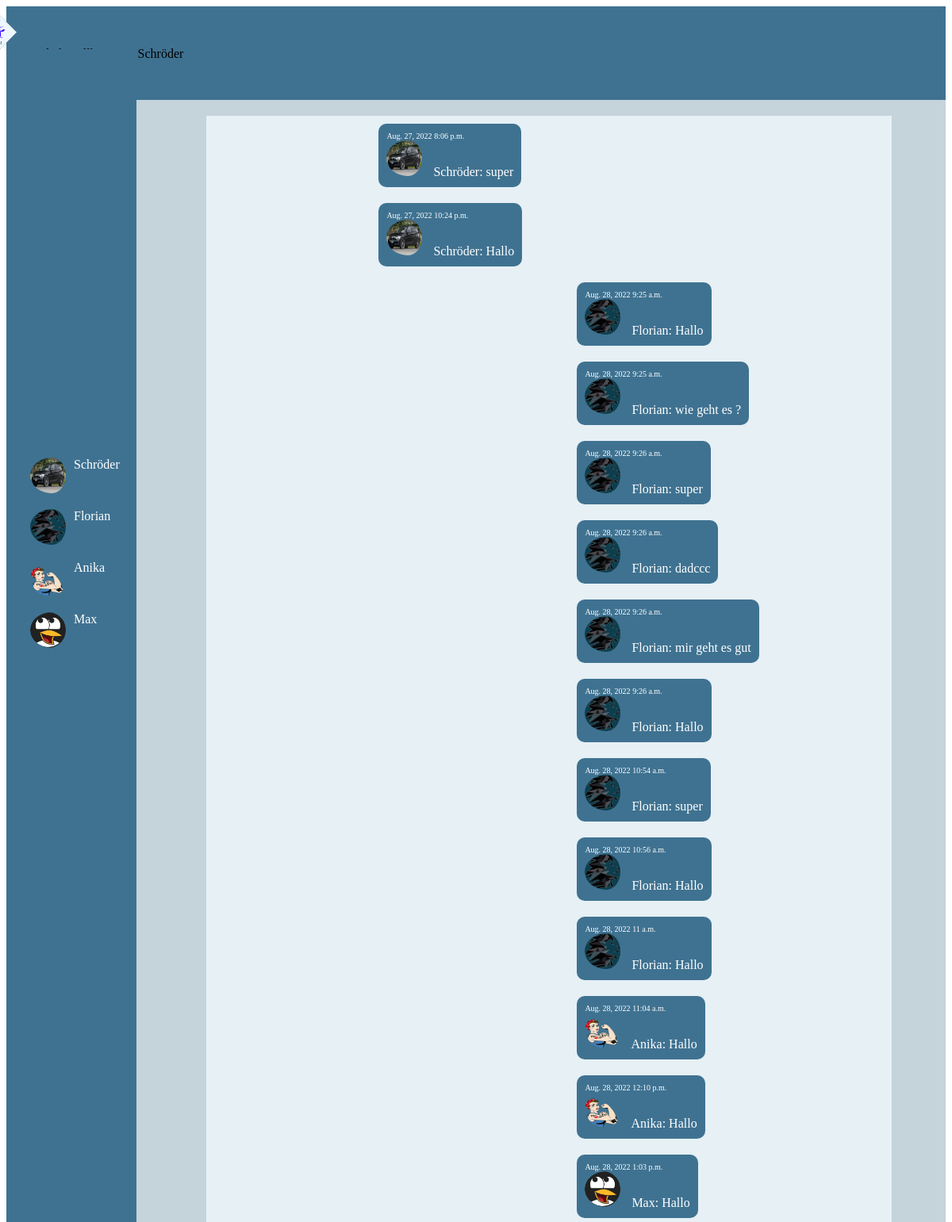
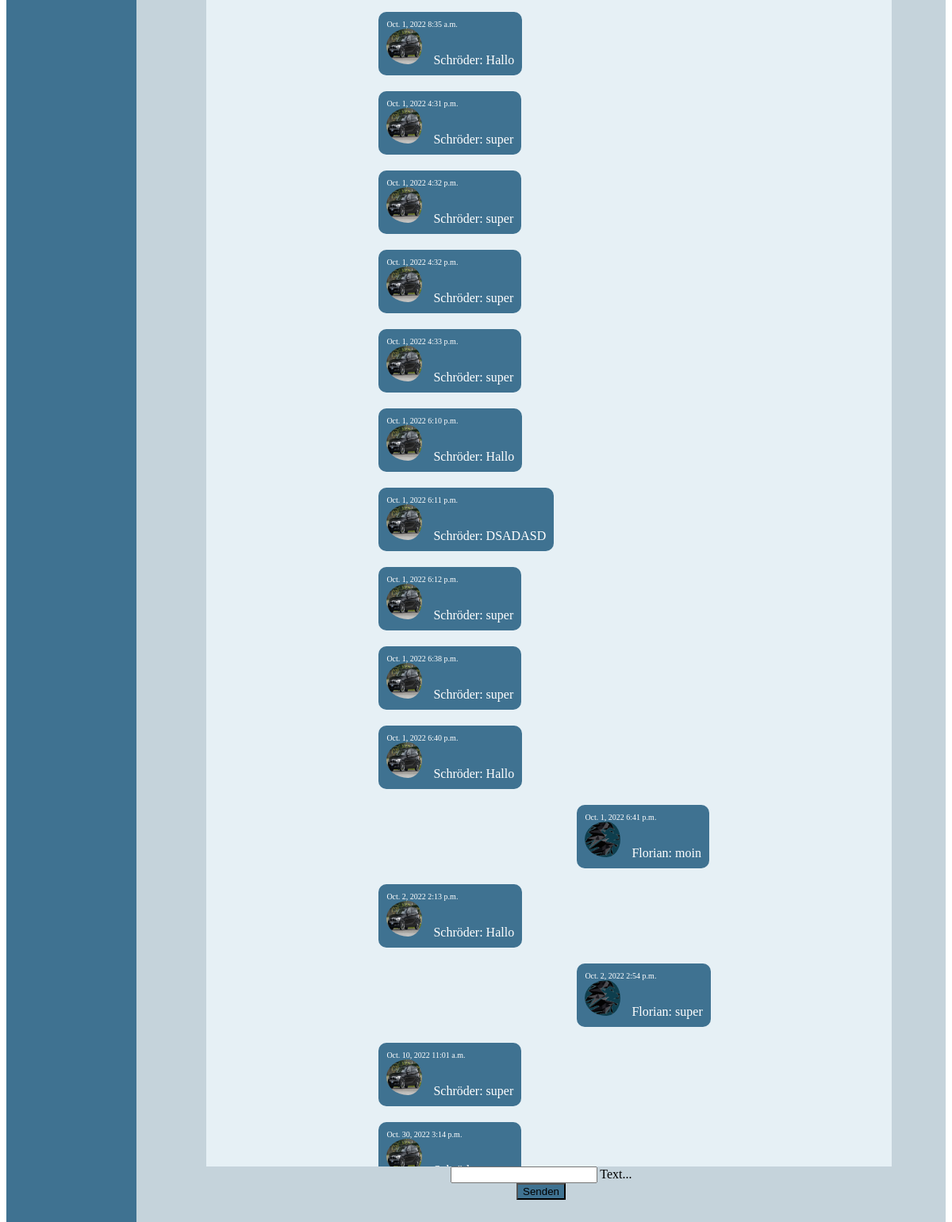
/chat/ (signed in), run on the app's committed database (2 pictures, top to bottom).
### account/models.py (models this page shows, shortened)
class User(AbstractBaseUser):
    email = models.EmailField(verbose_name="email", max_length=60, unique=True)
    username = models.CharField(max_length=30, unique=True)
    date_joined = models.DateTimeField(verbose_name="date joined", auto_now_add=True)
    last_login = models.DateTimeField(verbose_name="last login", auto_now=True)
    is_admin = models.BooleanField(default=False)
    is_active = models.BooleanField(default=True)
    is_staff = models.BooleanField(default=True)
    is_superuser = models.BooleanField(default=False)
    profile_image = models.ImageField(max_length=255, upload_to=get_profile_image_filepath,
                                      null=True, blank=True, default=get_default_profile_image)
    hide_email = models.BooleanField(default=True)
    USERNAME_FIELD = 'email'
    REQUIRED_FIELDS = ['username']
    objects = AccountManager()
    def __str__(self):
        return self.username

class Profile(models.Model):
    user = models.OneToOneField(User, on_delete=models.CASCADE)
    image = models.ImageField(default=get_default_profile_image, null=True, blank=True, upload_to=get_profile_image_filepath,)

### chat/models.py (models this page shows)
class Message(models.Model):
    text = models.CharField(max_length=500)
    created_at = models.DateField(default=date.today)
    time = models.TimeField(default=datetime.now)
    chat = models.ForeignKey(Chat, on_delete=models.CASCADE, related_name='chat_message_set', default=None, blank=True, null=True)
    author = models.ForeignKey(settings.AUTH_USER_MODEL, on_delete=models.CASCADE, related_name='author_message_set')
    receiver = models.ForeignKey(settings.AUTH_USER_MODEL, on_delete=models.CASCADE, related_name='receiver_message_set')

### chat/views.py (the view, shortened to what this page needs)
# urls.py: path('chat/', chat, name ="chat"),
@login_required(login_url='/login/')
def chat(request):
    allChatMessages = Message.objects.filter(chat__id=1)  # Filter nach eigenen Nachrichten
    register_users = get_user_model().objects.all()
    return render(request, 'chat.html', {'allMessages': allChatMessages, 'register_users' : register_users})

### chat/templates/chat.html (shortened to what this page needs)
{% extends "home.html" %} {% block content %}
<link rel="stylesheet" href="https://cdnjs.cloudflare.com/ajax/libs/emojionearea/3.4.2/emojionearea.min.css"
/>
<main class="mdl-layout__content">
    {% if request.user.is_authenticated %}
    <div class="text-content" id="text-content-scroll">
        <div class="message-container" id="messageContainer">
            {% for message in allMessages %} {% if request.user == message.author %}
            <div class="own-message-bubble ">
                <div class="created_at">{{ message.created_at }} {{ message.time }}</div>
                {% load static %}
                <img class="user-picture-chat" id="show-dialog" src="{{ message.author.profile.image.url }}"> {{ message.author }}: {{ message.text }}
            </div>
            {% else %}
            <div class="other-message-bubble">
                <div class="created_at">{{ message.created_at }} {{ message.time }}</div>
                {% load static %}
                <img class="user-picture-chat" id="show-dialog" src="{{ message.author.profile.image.url }}"> {{ message.author }}: {{ message.text }}
            </div>
            {% endif %}{% endfor %}
        </div>
        {% else %}
        <div class="log-text">
            <h1>Bitte einloggen.</h1>
        </div>
        {% endif %}
    </div>
    <form class="sent-container" id="message-form" onsubmit="sendMessage(); return false;" method="POST">
        <div class="mdl-textfield mdl-js-textfield mdl-textfield--floating-label">
            <input class="mdl-textfield__input" name="textmessage" type="text" id="textfield">
            <label class="mdl-textfield__label" for="sample1">Text...</label>
        </div>
        <button class="mdl-button mdl-js-button mdl-button--raised mdl-button--colored">
            Senden
        </button>
    </form>
</main>
{% endblock %}

### templates/home.html (shortened to what this page needs)
<!DOCTYPE html>
<html lang="en">
<head>
    <link rel="stylesheet" href="https://code.getmdl.io/1.3.0/material.indigo-pink.min.css"> {% load static %}
    <link rel="stylesheet" href="{% static 'css/style.css' %}">
</head>
<body>
    <div class="mdl-layout mdl-js-layout">
        <header class="mdl-layout__header mdl-layout__header--scroll header-background">
            <div class="mdl-layout__header-row">
                <span class="mdl-layout-title">
                    <img class="img-fluid mx-auto d-block" src="{% static 'img\plaudern.png' %}"
                        alt="codingwithmitch logo" width="65" height="65">
                    {% if request.user.is_authenticated %}
                    Herzlich Willkommen {{ request.user }}
                    {% else %}
                    Herzlich Willkommen, bitte einloggen.
                    {% endif %}
                </span>
                <nav class="mdl-navigation">
                    {% if user.is_authenticated %}
                    <div>
                        <a href="{% url 'chat' %}">
                            <img class="user-picture" src="{% static 'img\Chat_icon.png' %}"></a>
                    </div>
                    {% else %}
                    <a class="mdl-navigation__link" href="{% url 'login' %}">Login</a>
                    <a class="mdl-navigation__link" href="{% url 'register' %}">Register</a> {% endif %}
                </nav>
            </div>
        </header>
        <div class="main-space">
            <div class="user-container">
                <div class="user-container-2">
                    {% for user in register_users %}
                    <div class="user-list">
                        <img class="user-picture-list" id="show-dialog" src="{{ user.profile.image.url }}"> {{ user.username }}
                    </div>
                    {% endfor %}
                </div>
            </div>
            <div class="chat-content">
                <div class="page-content">
                    {% block content %} {% endblock %}
                </div>
            </div>
        </div>
    </div>
</body>
</html>

### static/css/style.css (style rules this page uses)
html { overflow: hidden; }
.mdl-layout { height: unset; }
.mdl-layout__content { position: absolute !important; width: 90% !important; display: flex; flex-direction: column; justify-content: center; align-items: center; }
.mdl-layout__header { background-color: #3f7291 !important; }
.mdl-button--raised.mdl-button--colored { background-color: #3f7291 !important; }
.mdl-layout-title { margin-left: -50px; margin-top: 20px; }
.chat-content { height: 94vh; display: flex; flex-direction: row; }
.sent-container { text-align: center; }
.page-content { width: 85vw; padding-top: 20px; background-color: #c5d3db; display: flex; flex-direction: column; flex-wrap: nowrap; align-items: center; align-content: normal; }
.user-container { width: 15%; height: 99vh; margin-top: -64px; background-color: #3f7291; }
.user-container { display: flex; flex-direction: column; padding-top: 15px; }
.user-container-2 { margin-top: 500px; }
.text-content { width: 80%; height: 80vh; margin-left: 20px; overflow: hidden; overflow-y: auto; background-color: #e6f0f5; display: flex; flex-direction: column; flex-wrap: nowrap; justify-content: spaces-between; align-items: center; align-content: normal; }
.message-container { display: flex; flex-direction: column; justify-content: space-around; align-items: baseline; }
.main-space { display: flex; flex-direction: row; }
.created_at { font-size: 10px; }
.own-message-bubble { width: auto; height: auto; padding: 10px; margin: 10px; background-color: #3f7291; border-radius: 10px; color: white; position: relative; right: 200px; }
.other-message-bubble { width: auto; height: auto; padding: 10px; margin: 10px; background-color: #3f7291; border-radius: 10px; color: white; position: relative; left: 250px; }
@media (max-width: 1200px) { .own-message-bubble { right: 100px; } }
@media (max-width: 1200px) { .other-message-bubble { left: 150px; } }
.user-list { color: white; margin-left: -30px; padding-bottom: 20px; padding-left: 20px; display: flex; flex-direction: row; }
.user-picture-chat { height: 45px; width: 45px; padding-right: 10px; border-radius: 100%; }
.user-picture-list { height: 45px; width: 45px; margin-left: 40px; padding-right: 10px; border-radius: 100%; }

### data on the page
User: user "Schröder", profile.image (picture), username "Schröder"
User: profile.image (picture), username "Florian"
User: profile.image (picture), username "Anika"
User: profile.image (picture), username "Max"
Message: created_at "Aug. 27, 2022", time "8:06 p.m.", author.profile.image (picture), author "Schröder", text "super"
Message: created_at "Aug. 27, 2022", time "10:24 p.m.", author.profile.image (picture), author "Schröder", text "Hallo"
Message: created_at "Aug. 28, 2022", time "9:25 a.m.", author.profile.image (picture), author "Florian", text "Hallo"
Message: created_at "Aug. 28, 2022", time "9:25 a.m.", author.profile.image (picture), author "Florian", text "wie geht es ?"
Message: created_at "Aug. 28, 2022", time "9:26 a.m.", author.profile.image (picture), author "Florian", text "super"
Message: created_at "Aug. 28, 2022", time "9:26 a.m.", author.profile.image (picture), author "Florian", text "dadccc"
Message: created_at "Aug. 28, 2022", time "9:26 a.m.", author.profile.image (picture), author "Florian", text "mir geht es gut"
Message: created_at "Aug. 28, 2022", time "9:26 a.m.", author.profile.image (picture), author "Florian", text "Hallo"
Message: created_at "Aug. 28, 2022", time "10:54 a.m.", author.profile.image (picture), author "Florian", text "super"
Message: created_at "Aug. 28, 2022", time "10:56 a.m.", author.profile.image (picture), author "Florian", text "Hallo"
Message: created_at "Aug. 28, 2022", time "11 a.m.", author.profile.image (picture), author "Florian", text "Hallo"
Message: created_at "Aug. 28, 2022", time "11:04 a.m.", author.profile.image (picture), author "Anika", text "Hallo"
Message: created_at "Aug. 28, 2022", time "12:10 p.m.", author.profile.image (picture), author "Anika", text "Hallo"
Message: created_at "Aug. 28, 2022", time "1:03 p.m.", author.profile.image (picture), author "Max", text "Hallo"
Message: created_at "Oct. 1, 2022", time "8:35 a.m.", author.profile.image (picture), author "Schröder", text "Hallo"
Message: created_at "Oct. 1, 2022", time "4:31 p.m.", author.profile.image (picture), author "Schröder", text "super"
Message: created_at "Oct. 1, 2022", time "4:32 p.m.", author.profile.image (picture), author "Schröder", text "super"
Message: created_at "Oct. 1, 2022", time "4:32 p.m.", author.profile.image (picture), author "Schröder", text "super"
Message: created_at "Oct. 1, 2022", time "4:33 p.m.", author.profile.image (picture), author "Schröder", text "super"
Message: created_at "Oct. 1, 2022", time "6:10 p.m.", author.profile.image (picture), author "Schröder", text "Hallo"
Message: created_at "Oct. 1, 2022", time "6:11 p.m.", author.profile.image (picture), author "Schröder", text "DSADASD"
Message: created_at "Oct. 1, 2022", time "6:12 p.m.", author.profile.image (picture), author "Schröder", text "super"
Message: created_at "Oct. 1, 2022", time "6:38 p.m.", author.profile.image (picture), author "Schröder", text "super"
Message: created_at "Oct. 1, 2022", time "6:40 p.m.", author.profile.image (picture), author "Schröder", text "Hallo"
Message: created_at "Oct. 1, 2022", time "6:41 p.m.", author.profile.image (picture), author "Florian", text "moin"
Message: created_at "Oct. 2, 2022", time "2:13 p.m.", author.profile.image (picture), author "Schröder", text "Hallo"
Message: created_at "Oct. 2, 2022", time "2:54 p.m.", author.profile.image (picture), author "Florian", text "super"
Message: created_at "Oct. 10, 2022", time "11:01 a.m.", author.profile.image (picture), author "Schröder", text "super"
Message: created_at "Oct. 30, 2022", time "3:14 p.m.", author.profile.image (picture)
